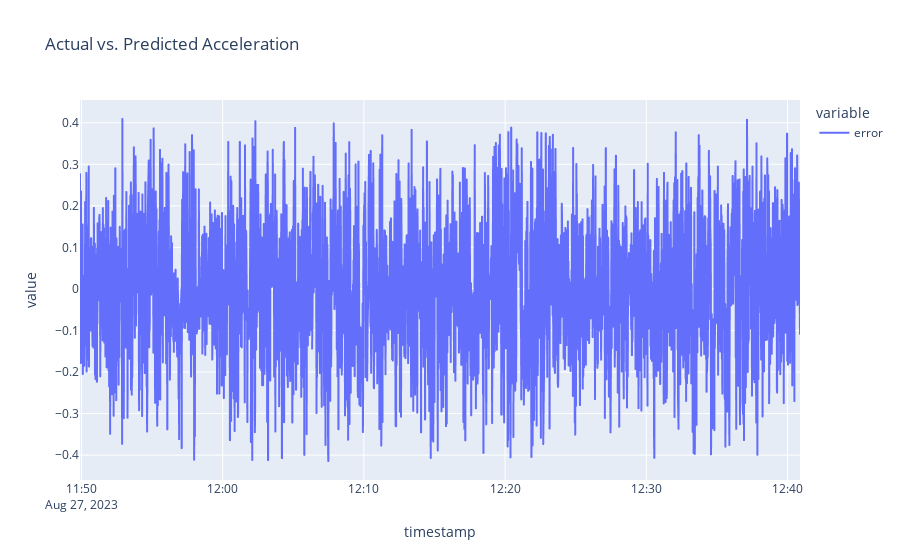

Notebook cell for this chart:
### Code cell
fig = px.line(df2, x="timestamp", y=["error"], title="Actual vs. Predicted Acceleration")
fig.show()

### Figure 1 — Plotly figure (JSON) as saved in the notebook; plotly's stock layout.template omitted (floating-point values rounded to 4 significant figures; data arrays with more than 128 entries replaced by an {"elided": "..."} marker saying what was removed)
{"data": [{"hovertemplate": "variable=error<br>timestamp=%{x}<br>value=%{y}<extra></extra>", "legendgroup": "error", "line": {"color": "#636efa", "dash": "solid"}, "marker": {"symbol": "circle"}, "mode": "lines", "name": "error", "showlegend": true, "type": "scattergl", "x": {"elided": "2907 str values"}, "xaxis": "x", "y": {"elided": "2907 float values"}, "yaxis": "y"}], "layout": {"legend": {"title": {"text": "variable"}, "tracegroupgap": 0}, "title": {"text": "Actual vs. Predicted Acceleration"}, "xaxis": {"anchor": "y", "domain": [0, 1], "title": {"text": "timestamp"}}, "yaxis": {"anchor": "x", "domain": [0, 1], "title": {"text": "value"}}}}
